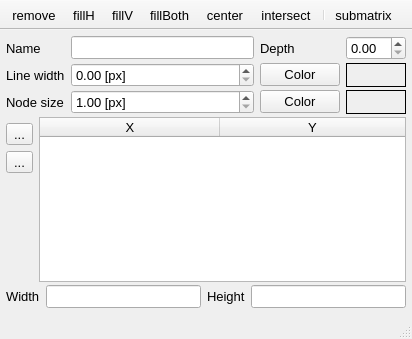
<?xml version="1.0" encoding="UTF-8"?>
<ui version="4.0">
 <class>nObject</class>
 <widget class="QMainWindow" name="nObject">
  <property name="geometry">
   <rect>
    <x>0</x>
    <y>0</y>
    <width>412</width>
    <height>339</height>
   </rect>
  </property>
  <property name="font">
   <font>
    <pointsize>10</pointsize>
   </font>
  </property>
  <property name="windowTitle">
   <string>MainWindow</string>
  </property>
  <property name="unifiedTitleAndToolBarOnMac">
   <bool>true</bool>
  </property>
  <widget class="QWidget" name="centralwidget">
   <property name="font">
    <font>
     <pointsize>10</pointsize>
    </font>
   </property>
   <layout class="QGridLayout" name="gridLayout" rowstretch="0,0,0,0,0,0" columnstretch="0,0,0,0">
    <property name="leftMargin">
     <number>6</number>
    </property>
    <property name="topMargin">
     <number>6</number>
    </property>
    <property name="rightMargin">
     <number>6</number>
    </property>
    <property name="bottomMargin">
     <number>6</number>
    </property>
    <property name="verticalSpacing">
     <number>3</number>
    </property>
    <item row="2" column="3">
     <widget class="QLabel" name="colorHolderLabel">
      <property name="font">
       <font>
        <pointsize>10</pointsize>
       </font>
      </property>
      <property name="autoFillBackground">
       <bool>true</bool>
      </property>
      <property name="frameShape">
       <enum>QFrame::Box</enum>
      </property>
      <property name="text">
       <string/>
      </property>
     </widget>
    </item>
    <item row="0" column="3">
     <widget class="QDoubleSpinBox" name="spinDepth"/>
    </item>
    <item row="2" column="1">
     <widget class="QDoubleSpinBox" name="spinSizeHolder">
      <property name="suffix">
       <string> [px]</string>
      </property>
      <property name="minimum">
       <double>1.000000000000000</double>
      </property>
      <property name="singleStep">
       <double>0.500000000000000</double>
      </property>
      <property name="value">
       <double>1.000000000000000</double>
      </property>
     </widget>
    </item>
    <item row="4" column="0" colspan="4">
     <widget class="QWidget" name="widget_2" native="true">
      <layout class="QHBoxLayout" name="horizontalLayout_2" stretch="0,1,0,1">
       <property name="leftMargin">
        <number>0</number>
       </property>
       <property name="topMargin">
        <number>0</number>
       </property>
       <property name="rightMargin">
        <number>0</number>
       </property>
       <property name="bottomMargin">
        <number>0</number>
       </property>
       <item>
        <widget class="QLabel" name="label_5">
         <property name="font">
          <font>
           <pointsize>10</pointsize>
          </font>
         </property>
         <property name="text">
          <string>Width</string>
         </property>
        </widget>
       </item>
       <item>
        <widget class="QLineEdit" name="sizeWidth">
         <property name="readOnly">
          <bool>false</bool>
         </property>
        </widget>
       </item>
       <item>
        <widget class="QLabel" name="label_6">
         <property name="font">
          <font>
           <pointsize>10</pointsize>
          </font>
         </property>
         <property name="text">
          <string>Height</string>
         </property>
        </widget>
       </item>
       <item>
        <widget class="QLineEdit" name="sizeHeight">
         <property name="font">
          <font>
           <pointsize>10</pointsize>
          </font>
         </property>
        </widget>
       </item>
      </layout>
     </widget>
    </item>
    <item row="5" column="0" colspan="4">
     <widget class="QWidget" name="widget" native="true">
      <layout class="QHBoxLayout" name="horizontalLayout">
       <property name="leftMargin">
        <number>0</number>
       </property>
       <property name="topMargin">
        <number>0</number>
       </property>
       <property name="rightMargin">
        <number>0</number>
       </property>
       <property name="bottomMargin">
        <number>0</number>
       </property>
      </layout>
     </widget>
    </item>
    <item row="1" column="2">
     <widget class="QPushButton" name="colorButton">
      <property name="font">
       <font>
        <pointsize>10</pointsize>
       </font>
      </property>
      <property name="text">
       <string>Color</string>
      </property>
     </widget>
    </item>
    <item row="1" column="3">
     <widget class="QLabel" name="colorLabel">
      <property name="font">
       <font>
        <pointsize>10</pointsize>
       </font>
      </property>
      <property name="autoFillBackground">
       <bool>true</bool>
      </property>
      <property name="frameShape">
       <enum>QFrame::Box</enum>
      </property>
      <property name="text">
       <string/>
      </property>
     </widget>
    </item>
    <item row="0" column="2">
     <widget class="QLabel" name="label">
      <property name="font">
       <font>
        <pointsize>10</pointsize>
       </font>
      </property>
      <property name="text">
       <string>Depth</string>
      </property>
      <property name="alignment">
       <set>Qt::AlignLeading|Qt::AlignLeft|Qt::AlignVCenter</set>
      </property>
     </widget>
    </item>
    <item row="0" column="0">
     <widget class="QLabel" name="label_3">
      <property name="font">
       <font>
        <pointsize>10</pointsize>
       </font>
      </property>
      <property name="text">
       <string>Name</string>
      </property>
     </widget>
    </item>
    <item row="2" column="0">
     <widget class="QLabel" name="label_2">
      <property name="font">
       <font>
        <pointsize>10</pointsize>
       </font>
      </property>
      <property name="text">
       <string>Node size</string>
      </property>
     </widget>
    </item>
    <item row="2" column="2">
     <widget class="QPushButton" name="colorHolderButton">
      <property name="font">
       <font>
        <pointsize>10</pointsize>
       </font>
      </property>
      <property name="text">
       <string>Color</string>
      </property>
     </widget>
    </item>
    <item row="0" column="1">
     <widget class="QLineEdit" name="name"/>
    </item>
    <item row="3" column="0" colspan="4">
     <widget class="QWidget" name="widget_3" native="true">
      <layout class="QGridLayout" name="gridLayout_2">
       <property name="leftMargin">
        <number>0</number>
       </property>
       <property name="topMargin">
        <number>0</number>
       </property>
       <property name="rightMargin">
        <number>0</number>
       </property>
       <property name="bottomMargin">
        <number>0</number>
       </property>
       <item row="2" column="0">
        <widget class="QToolButton" name="pastePoints">
         <property name="toolTip">
          <string>Paste points from Clipboard</string>
         </property>
         <property name="text">
          <string>...</string>
         </property>
         <property name="icon">
          <iconset resource="../../resources/icons/icons.qrc">
           <normaloff>:/icons/paste.png</normaloff>:/icons/paste.png</iconset>
         </property>
         <property name="iconSize">
          <size>
           <width>16</width>
           <height>16</height>
          </size>
         </property>
        </widget>
       </item>
       <item row="3" column="0">
        <spacer name="verticalSpacer">
         <property name="orientation">
          <enum>Qt::Vertical</enum>
         </property>
         <property name="sizeHint" stdset="0">
          <size>
           <width>20</width>
           <height>40</height>
          </size>
         </property>
        </spacer>
       </item>
       <item row="0" column="1" rowspan="4">
        <widget class="QTableWidget" name="tableWidget">
         <property name="font">
          <font>
           <pointsize>10</pointsize>
          </font>
         </property>
         <property name="toolTip">
          <string>These are the coordinates of the Rectangle top-Left and bottom-Right corners</string>
         </property>
         <property name="editTriggers">
          <set>QAbstractItemView::AnyKeyPressed|QAbstractItemView::DoubleClicked|QAbstractItemView::EditKeyPressed|QAbstractItemView::SelectedClicked</set>
         </property>
         <property name="showGrid">
          <bool>true</bool>
         </property>
         <property name="columnCount">
          <number>2</number>
         </property>
         <attribute name="horizontalHeaderCascadingSectionResizes">
          <bool>true</bool>
         </attribute>
         <attribute name="horizontalHeaderDefaultSectionSize">
          <number>180</number>
         </attribute>
         <attribute name="horizontalHeaderStretchLastSection">
          <bool>true</bool>
         </attribute>
         <attribute name="verticalHeaderCascadingSectionResizes">
          <bool>true</bool>
         </attribute>
         <attribute name="verticalHeaderStretchLastSection">
          <bool>false</bool>
         </attribute>
         <column>
          <property name="text">
           <string>X</string>
          </property>
          <property name="font">
           <font>
            <pointsize>10</pointsize>
           </font>
          </property>
         </column>
         <column>
          <property name="text">
           <string>Y</string>
          </property>
          <property name="font">
           <font>
            <pointsize>10</pointsize>
           </font>
          </property>
         </column>
        </widget>
       </item>
       <item row="1" column="0">
        <widget class="QToolButton" name="copyPoints">
         <property name="toolTip">
          <string>Copy points to Clipboard</string>
         </property>
         <property name="text">
          <string>...</string>
         </property>
         <property name="icon">
          <iconset>
           <normaloff>:/icons/saveClipboard.png</normaloff>:/icons/saveClipboard.png</iconset>
         </property>
         <property name="iconSize">
          <size>
           <width>16</width>
           <height>16</height>
          </size>
         </property>
        </widget>
       </item>
      </layout>
     </widget>
    </item>
    <item row="1" column="0">
     <widget class="QLabel" name="label_4">
      <property name="font">
       <font>
        <pointsize>10</pointsize>
       </font>
      </property>
      <property name="text">
       <string>Line width</string>
      </property>
      <property name="alignment">
       <set>Qt::AlignLeading|Qt::AlignLeft|Qt::AlignVCenter</set>
      </property>
     </widget>
    </item>
    <item row="1" column="1">
     <widget class="QDoubleSpinBox" name="spinWidth">
      <property name="suffix">
       <string> [px]</string>
      </property>
      <property name="singleStep">
       <double>0.100000000000000</double>
      </property>
     </widget>
    </item>
   </layout>
  </widget>
  <widget class="QStatusBar" name="statusbar">
   <property name="font">
    <font>
     <pointsize>10</pointsize>
    </font>
   </property>
  </widget>
  <widget class="QToolBar" name="toolBar">
   <property name="windowTitle">
    <string>toolBar</string>
   </property>
   <property name="movable">
    <bool>false</bool>
   </property>
   <property name="iconSize">
    <size>
     <width>16</width>
     <height>16</height>
    </size>
   </property>
   <property name="floatable">
    <bool>false</bool>
   </property>
   <attribute name="toolBarArea">
    <enum>TopToolBarArea</enum>
   </attribute>
   <attribute name="toolBarBreak">
    <bool>false</bool>
   </attribute>
   <addaction name="actionRemove"/>
   <addaction name="actionFillH"/>
   <addaction name="actionFillV"/>
   <addaction name="actionFillBoth"/>
   <addaction name="actionCenter"/>
   <addaction name="actionIntersect"/>
   <addaction name="separator"/>
   <addaction name="actionSubmatrix"/>
  </widget>
  <action name="actionRemove">
   <property name="icon">
    <iconset resource="../../resources/icons/icons.qrc">
     <normaloff>:/icons/remove.png</normaloff>:/icons/remove.png</iconset>
   </property>
   <property name="text">
    <string>remove</string>
   </property>
   <property name="toolTip">
    <string>remove rectangle</string>
   </property>
  </action>
  <action name="actionFillH">
   <property name="icon">
    <iconset resource="../../resources/icons/icons.qrc">
     <normaloff>:/icons/fillH.png</normaloff>:/icons/fillH.png</iconset>
   </property>
   <property name="text">
    <string>fillH</string>
   </property>
   <property name="toolTip">
    <string>fill horizontally</string>
   </property>
  </action>
  <action name="actionFillV">
   <property name="icon">
    <iconset resource="../../resources/icons/icons.qrc">
     <normaloff>:/icons/fillV.png</normaloff>:/icons/fillV.png</iconset>
   </property>
   <property name="text">
    <string>fillV</string>
   </property>
   <property name="toolTip">
    <string>fill vertically</string>
   </property>
  </action>
  <action name="actionIntersect">
   <property name="icon">
    <iconset resource="../../resources/icons/icons.qrc">
     <normaloff>:/icons/intersect.png</normaloff>:/icons/intersect.png</iconset>
   </property>
   <property name="text">
    <string>intersect</string>
   </property>
   <property name="toolTip">
    <string>intersect image</string>
   </property>
  </action>
  <action name="actionSubmatrix">
   <property name="icon">
    <iconset resource="../../resources/icons/icons.qrc">
     <normaloff>:/icons/submatrix.png</normaloff>:/icons/submatrix.png</iconset>
   </property>
   <property name="text">
    <string>submatrix</string>
   </property>
   <property name="toolTip">
    <string>new image from selection</string>
   </property>
  </action>
  <action name="actionFillBoth">
   <property name="icon">
    <iconset resource="../../resources/icons/icons.qrc">
     <normaloff>:/icons/fillBoth.png</normaloff>:/icons/fillBoth.png</iconset>
   </property>
   <property name="text">
    <string>fillBoth</string>
   </property>
   <property name="toolTip">
    <string>fill the whole image</string>
   </property>
  </action>
  <action name="actionCenter">
   <property name="icon">
    <iconset resource="../../resources/icons/icons.qrc">
     <normaloff>:/icons/center.png</normaloff>:/icons/center.png</iconset>
   </property>
   <property name="text">
    <string>center</string>
   </property>
   <property name="toolTip">
    <string>Center the object</string>
   </property>
  </action>
 </widget>
 <resources>
  <include location="../../resources/icons/icons.qrc"/>
 </resources>
 <connections/>
</ui>
